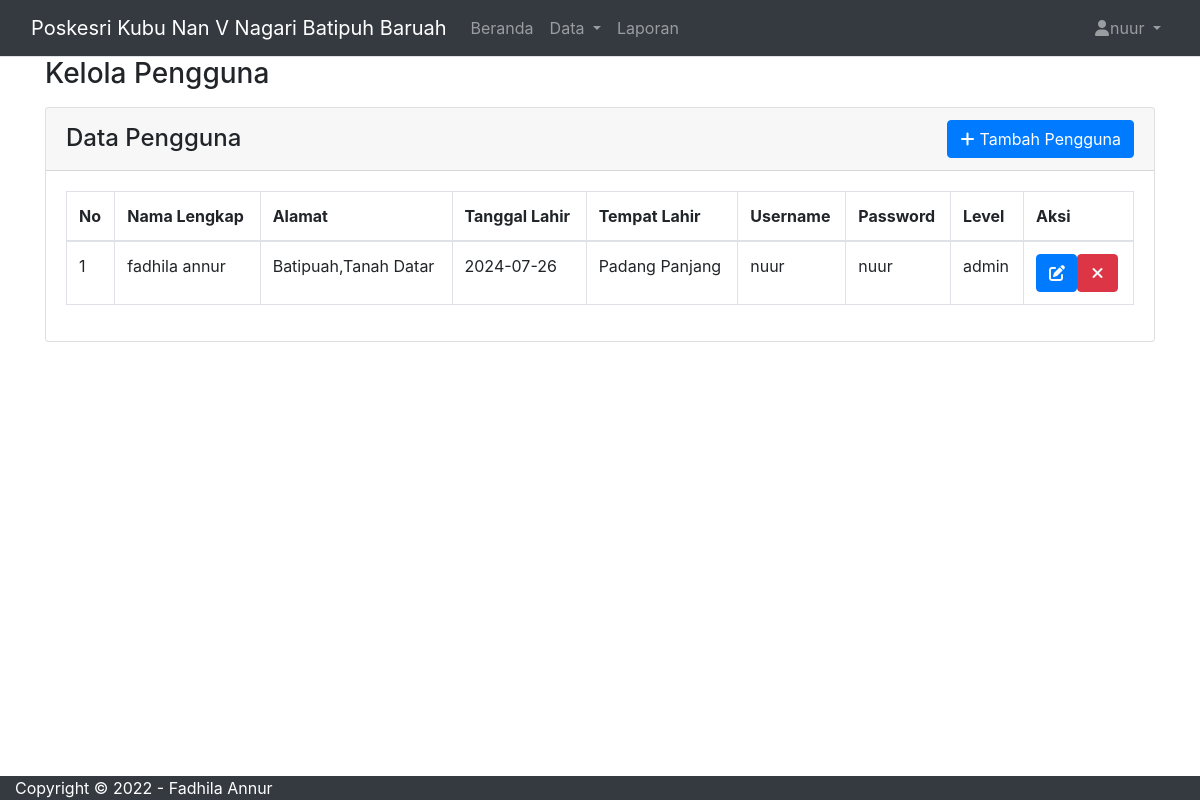
Screenshot of /admin/pengguna.php (signed in) with the database file from the repository.
### tables this page shows
CREATE TABLE `pengguna` (
  `id_pengguna` int(11) NOT NULL,
  `nama_lengkap` varchar(255) NOT NULL,
  `alamat` varchar(255) NOT NULL,
  `tgl_lhr` date NOT NULL,
  `tmp_lhr` varchar(255) NOT NULL,
  `username` varchar(255) NOT NULL,
  `password` varchar(255) NOT NULL,
  `level` enum('admin','kader') NOT NULL
);

### admin/pengguna.php (the view, shortened to what this page needs)
<?php
include 'layout/header.php';
include '../koneksi.php';
$sql = "SELECT * FROM pengguna";
$result = $koneksi->query($sql);
?>
<div class="wrapper">
    <div class="main-panel">
        <div class="main-header">
            <?php include 'layout/navbar.php'; ?>
        </div>
        <div class="container">
            <div class="page-inner">
                <div class="page-header">
                    <h3 class="fw-bold mb-3">Kelola Pengguna</h3>
                </div>
                <div class="row">
                    <div class="col-md-12">
                        <div class="card">
                            <div class="card-header">
                                <div class="d-flex justify-content-between align-items-center">
                                    <h4 class="card-title mb-0">Data Pengguna</h4>
                                    <button type="button" class="btn btn-primary btn-round" data-bs-toggle="modal" data-bs-target="#penggunaModal" onclick="resetForm()">
                                        <i class="fa fa-plus"></i>
                                        Tambah Pengguna
                                    </button>
                                </div>
                            </div>
                            <div class="card-body">
                                <div class="table-responsive">
                                    <table id="penggunaTable" class="table table-bordered table-hover">
                                        <thead>
                                            <tr>
                                                <th>No</th>
                                                <th>Nama Lengkap</th>
                                                <th>Alamat</th>
                                                <th>Tanggal Lahir</th>
                                                <th>Tempat Lahir</th>
                                                <th>Username</th>
                                                <th>Password</th>
                                                <th>Level</th>
                                                <th>Aksi</th>
                                            </tr>
                                        </thead>
                                        <tbody>
                                            <?php
                                            if ($result->num_rows > 0) {
                                                $no = 0;
                                                while ($row = $result->fetch_assoc()) {
                                                    $no++;
                                            ?>
                                                    <tr>
                                                        <td><?php echo $no; ?></td>
                                                        <td><?php echo $row['nama_lengkap']; ?></td>
                                                        <td><?php echo $row['alamat']; ?></td>
                                                        <td><?php echo $row['tgl_lhr']; ?></td>
                                                        <td><?php echo $row['tmp_lhr']; ?></td>
                                                        <td><?php echo $row['username']; ?></td>
                                                        <td><?php echo $row['password']; ?></td>
                                                        <td><?php echo $row['level']; ?></td>
                                                        <td>
                                                            <div class="form-button-action d-flex">
                                                                <button type="button" class="btn btn-link btn-primary text-light " onclick="editPengguna(<?php echo $row['id_pengguna']; ?>, '<?php echo $row['nama_lengkap']; ?>', '<?php echo $row['alamat']; ?>', '<?php echo $row['tgl_lhr']; ?>', '<?php echo $row['tmp_lhr']; ?>', '<?php echo $row['username']; ?>', '<?php echo $row['password']; ?>', '<?php echo $row['level']; ?>')">
                                                                    <i class="fa fa-edit "></i>
                                                                </button>
                                                                <a href="?delete=<?php echo $row['id_pengguna']; ?>" class="btn btn-link btn-danger text-light" onclick="return confirm('Apakah Anda yakin ingin menghapus data ini?');">
                                                                    <i class="fa fa-times"></i>
                                                                </a>
                                                            </div>
                                                        </td>
                                                    </tr>
                                            <?php
                                                }
                                            } else {
                                                echo "<tr><td colspan='9'>Tidak ada data</td></tr>";
                                            }
                                            ?>
                                        </tbody>
                                    </table>
                                </div>
                            </div>
                        </div>
                    </div>
                </div>
            </div>
        </div>
    </div>
</div>
<?php include 'layout/footer.php'; ?>

### admin/layout/header.php (style rules this page uses)
i { width: 15px; height: 15px; }

### admin/layout/footer.php (style rules this page uses)
body { display: flex; flex-direction: column; min-height: 100vh; }

### rows the page displays
pengguna: nama_lengkap "fadhila annur", alamat "Batipuah,Tanah Datar", tgl_lhr "2024-07-26", tmp_lhr "Padang Panjang", username "nuur", password "nuur", level "admin"

### other values shown
$_SESSION['username'] "nuur"
